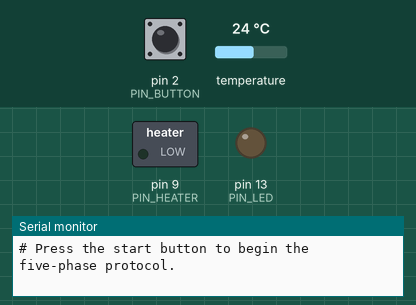
A sketch run on a simulated Arduino Uno, built with avr-gcc and run on an emulated ATmega328P. Parts: switched loads named in the sketch (green lamp = pin HIGH), output pins drawn as LEDs (lit = HIGH), the last lines printed to the serial monitor. The test bench sets the inputs (shaded band); at power-on: pin 2 (PIN_BUTTON) HIGH, temperature 24 °C.

Above: at 1.2 s.
1.3 s: pin 2 (PIN_BUTTON) pulled LOW for 1 s
At 3.3 s:
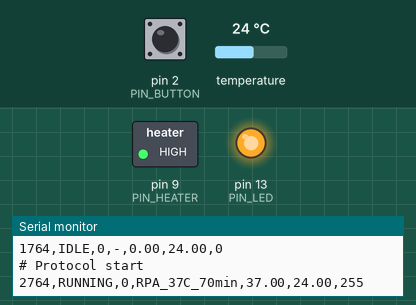
4.2 s: temperature set to 30.3 °C
5.9 s: temperature set to 31.1 °C
At 7.6 s:
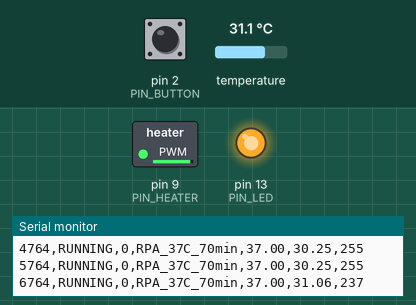
8.2 s: temperature set to 33 °C
At 9.1 s:
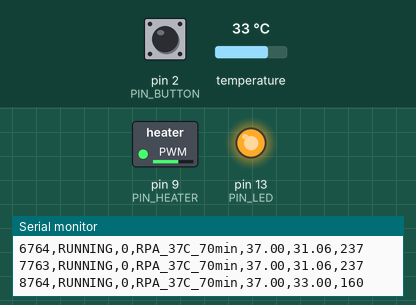
Timing chart, 0 to 11.2 s (numbered marks = the images above; inputs shaded):
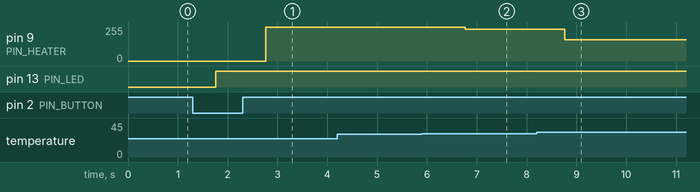

The sketch:

heater_firmware.ino
```cpp
// (licence header left out)
#include <OneWire.h>
#include <DallasTemperature.h>

// ----- Pin assignments ------------------------------------------------------
constexpr uint8_t PIN_TEMP_BUS  = 7;   // DS18B20 1-Wire data
constexpr uint8_t PIN_HEATER    = 9;   // MOSFET gate (PWM)
constexpr uint8_t PIN_BUTTON    = 2;   // Start button (active-low, INPUT_PULLUP)
constexpr uint8_t PIN_LED       = LED_BUILTIN;

// ----- Control parameters ---------------------------------------------------
constexpr float   KP            = 40.0f;   // PWM units per degree C of error
constexpr uint8_t PWM_MAX       = 255;
constexpr float   SAFETY_LIMIT  = 60.0f;   // Hard cutoff (paper spec)
constexpr uint16_t SAMPLE_PERIOD_MS = 1000; // 1 Hz control + log loop

// ----- Protocol definition --------------------------------------------------
struct Phase {
  const char* name;
  float       set_point_c;
  uint32_t    duration_ms;
};

constexpr Phase PROTOCOL[] = {
  { "RPA_37C_70min",       37.0f, 70UL * 60UL * 1000UL },
  { "LOWER_VALVE_46C_1min", 46.0f,  1UL * 60UL * 1000UL },
  { "CAS12A_37C_25min",     37.0f, 25UL * 60UL * 1000UL },
  { "UPPER_VALVE_51C_1min", 51.0f,  1UL * 60UL * 1000UL },
  { "REPORTER_37C_30min",   37.0f, 30UL * 60UL * 1000UL },
};
constexpr uint8_t NUM_PHASES = sizeof(PROTOCOL) / sizeof(PROTOCOL[0]);

// ----- Runtime state --------------------------------------------------------
enum RunState : uint8_t {
  STATE_IDLE,
  STATE_RUNNING,
  STATE_DONE,
  STATE_FAULT,
};

OneWire           one_wire(PIN_TEMP_BUS);
DallasTemperature sensors(&one_wire);

RunState  run_state          = STATE_IDLE;
uint8_t   current_phase_idx  = 0;
uint32_t  phase_start_ms     = 0;
uint32_t  last_tick_ms       = 0;

// ----- Helpers --------------------------------------------------------------

// Returns true on a clean rising-edge press (active-low button with debounce).
bool button_pressed() {
  static bool     last_level = HIGH;
  static uint32_t last_change_ms = 0;
  const uint32_t  DEBOUNCE_MS = 30;

  bool level = digitalRead(PIN_BUTTON);
  uint32_t now = millis();

  if (level != last_level && (now - last_change_ms) > DEBOUNCE_MS) {
    last_change_ms = now;
    bool was_press = (last_level == HIGH && level == LOW);
    last_level = level;
    return was_press;
  }
  return false;
}

// Reads the DS18B20. Returns DEVICE_DISCONNECTED_C (= -127.0) on failure.
float read_temperature_c() {
  sensors.requestTemperatures();
  return sensors.getTempCByIndex(0);
}

// Proportional controller with bang-bang ceiling at the set point.
uint8_t compute_pwm(float measured_c, float set_point_c) {
  if (measured_c >= set_point_c) {
    return 0;
  }
  float error = set_point_c - measured_c;
  long  pwm   = static_cast<long>(KP * error);
  if (pwm < 0)         pwm = 0;
  if (pwm > PWM_MAX)   pwm = PWM_MAX;
  return static_cast<uint8_t>(pwm);
}

void enter_fault(const __FlashStringHelper* reason) {
  run_state = STATE_FAULT;
  analogWrite(PIN_HEATER, 0);
  digitalWrite(PIN_LED, LOW);
  Serial.print(F("FAULT: "));
  Serial.println(reason);
}

void log_status(float measured_c, float set_point_c, uint8_t pwm) {
  // CSV: millis,state,phase_idx,phase_name,set_c,measured_c,pwm
  Serial.print(millis());
  Serial.print(F(","));
  switch (run_state) {
    case STATE_IDLE:    Serial.print(F("IDLE"));    break;
    case STATE_RUNNING: Serial.print(F("RUNNING")); break;
    case STATE_DONE:    Serial.print(F("DONE"));    break;
    case STATE_FAULT:   Serial.print(F("FAULT"));   break;
  }
  Serial.print(F(","));
  Serial.print(current_phase_idx);
  Serial.print(F(","));
  if (run_state == STATE_RUNNING) {
    Serial.print(PROTOCOL[current_phase_idx].name);
  } else {
    Serial.print(F("-"));
  }
  Serial.print(F(","));
  Serial.print(set_point_c, 2);
  Serial.print(F(","));
  Serial.print(measured_c, 2);
  Serial.print(F(","));
  Serial.println(pwm);
}

void start_protocol() {
  run_state         = STATE_RUNNING;
  current_phase_idx = 0;
  phase_start_ms    = millis();
  digitalWrite(PIN_LED, HIGH);
  Serial.println(F("# Protocol start"));
}

// Advances to the next phase or finishes if the protocol is complete.
void advance_phase() {
  current_phase_idx++;
  if (current_phase_idx >= NUM_PHASES) {
    run_state = STATE_DONE;
    analogWrite(PIN_HEATER, 0);
    digitalWrite(PIN_LED, LOW);
    Serial.println(F("# Protocol complete"));
    return;
  }
  phase_start_ms = millis();
  Serial.print(F("# Advancing to phase "));
  Serial.print(current_phase_idx);
  Serial.print(F(": "));
  Serial.println(PROTOCOL[current_phase_idx].name);
}

// ----- Arduino entry points -------------------------------------------------

void setup() {
  pinMode(PIN_HEATER, OUTPUT);
  analogWrite(PIN_HEATER, 0);
  pinMode(PIN_BUTTON, INPUT_PULLUP);
  pinMode(PIN_LED,    OUTPUT);
  digitalWrite(PIN_LED, LOW);

  Serial.begin(115200);
  while (!Serial) { ; } // wait for USB CDC on boards that need it

  sensors.begin();
  sensors.setResolution(12);          // 12-bit, ~750 ms conversion
  sensors.setWaitForConversion(true); // blocking; loop is 1 Hz so it's fine

  Serial.println(F("# LANCET heater firmware v0.1.0 -- MIT License"));
  Serial.println(F("# CSV header: millis,state,phase_idx,phase_name,set_c,measured_c,pwm"));
  Serial.println(F("# Press the start button to begin the five-phase protocol."));
}

void loop() {
  // Poll the button regardless of state so a press from IDLE starts the run
  // and a press from DONE re-arms.
  if (button_pressed()) {
    if (run_state == STATE_IDLE || run_state == STATE_DONE) {
      start_protocol();
    }
  }

  uint32_t now = millis();
  if ((now - last_tick_ms) < SAMPLE_PERIOD_MS) {
    return;
  }
  last_tick_ms = now;

  float measured_c = read_temperature_c();

  // Sensor sanity: DS18B20 returns -127 on bus failure.
  if (measured_c <= -100.0f) {
    enter_fault(F("DS18B20 disconnected or CRC error"));
    log_status(measured_c, 0.0f, 0);
    return;
  }

  // Hard safety cutoff -- highest priority once we have a valid reading.
  if (measured_c > SAFETY_LIMIT) {
    enter_fault(F("Temperature exceeded safety limit"));
    log_status(measured_c, 0.0f, 0);
    return;
  }

  float   set_point_c = 0.0f;
  uint8_t pwm         = 0;

  switch (run_state) {
    case STATE_RUNNING: {
      const Phase& phase = PROTOCOL[current_phase_idx];
      set_point_c = phase.set_point_c;
      pwm = compute_pwm(measured_c, set_point_c);
      analogWrite(PIN_HEATER, pwm);

      if ((now - phase_start_ms) >= phase.duration_ms) {
        advance_phase();
      }
      break;
    }
    case STATE_IDLE:
    case STATE_DONE:
    case STATE_FAULT:
    default:
      analogWrite(PIN_HEATER, 0);
      pwm = 0;
      break;
  }

  log_status(measured_c, set_point_c, pwm);
}
```

Measured:
- after the input at 1.3 s, pin 9 (PIN_HEATER): 0/255 → 255/255 after 1.5 s; pin 13 (PIN_LED): LOW → HIGH after 0.47 s
- after the input at 5.9 s, pin 9 (PIN_HEATER): 255/255 → 237/255 after 0.87 s
- after the input at 8.2 s, pin 9 (PIN_HEATER): 237/255 → 160/255 after 0.56 s
